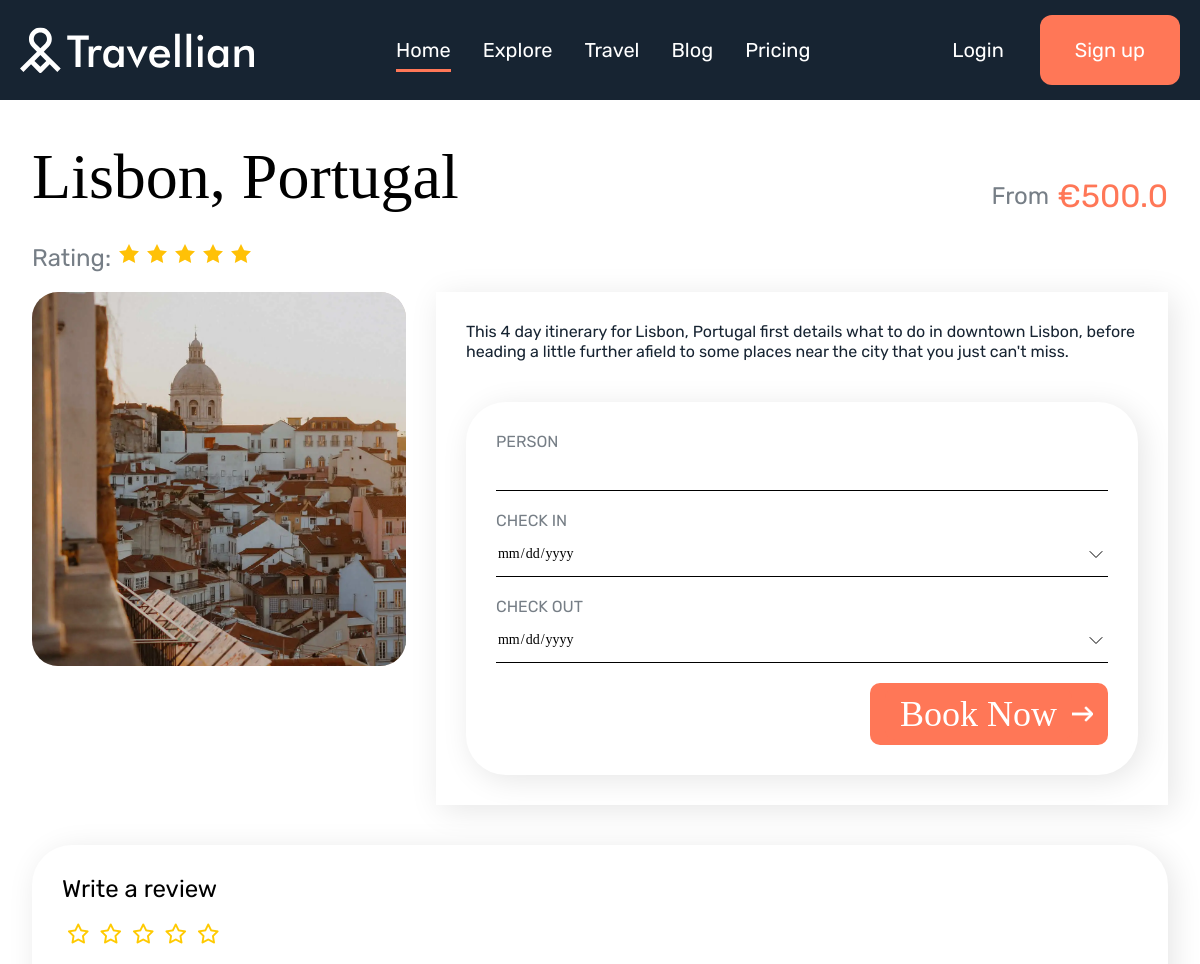
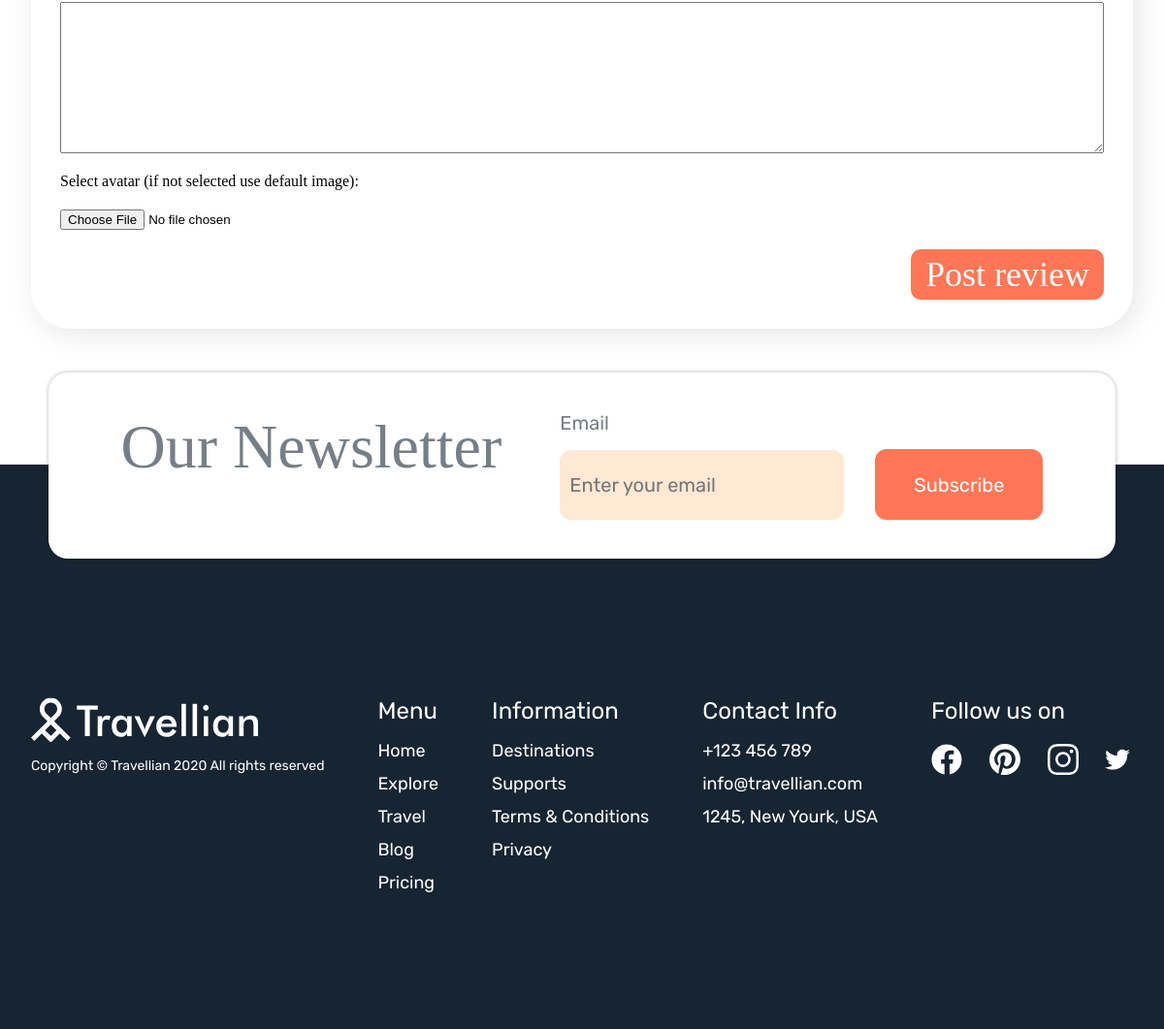
Screenshot of /offers/1 with the database file from the repository (2 pictures, top to bottom).
### diploma_page/models.py (models this page shows)
class Trips(models.Model):
    title = models.CharField(max_length=100)
    type = models.CharField(max_length=100)
    cost = models.FloatField(max_length=10)
    days = models.IntegerField()
    description = models.TextField(max_length=400)
    trip_image = models.ImageField(null = True, blank=True, upload_to="images/")
    is_special = models.BooleanField()
    @property
    def rating(self):
        list = Reviews.objects.filter(trip=self.id).all()
        try:
            rate = list.aggregate(Sum('rating'))['rating__sum']/len(list)
        except:
            rate = 1
        return rate
    def __str__(self):
        return "id: " + str(self.id) + " - " + self.title

### diploma_page/views.py (the view)
# urls.py: path('offers/<int:id>', offer_item, name='offer_item'),
def offer_item(request, id):
    data = Trips.objects.get(id = id)
    order_form = createOrderForm(request, data)
    if request.method == 'POST':
        if 'review' in request.POST:
            review_form = ReviewForm(request.POST)
            if review_form.is_valid():
                review = review_form.save(commit=False)
                review.user = request.user
                try:
                    review.trip
                except:
                    review.trip = data
                review.save()
                messages.success(request, "Review posted successfully!", extra_tags="review_success")
                return HttpResponseRedirect('/')  # Redirect after successful order placement
    else:
        review_form = ReviewForm()
    form = registerForm(request)
    return render(request, 'offer-page/index.html', {'data': data, 'form': form, 'order_form': order_form, 'review_form':review_form})

### diploma_page/forms.py
class AccountCreationForm(UserCreationForm):
    login = forms.BooleanField(widget=forms.HiddenInput, initial=True)
    def __init__(self, *args, **kwargs):
        super().__init__(*args, **kwargs)
        self.fields['username'].widget.attrs.update({'placeholder':_('Username')})
        self.fields['password1'].widget.attrs.update({'placeholder':_('Password')})
        self.fields['password2'].widget.attrs.update({'placeholder':_('Repeat password')})

class OrderForm(ModelForm):
    order = forms.BooleanField(widget=forms.HiddenInput, initial=True)
    class Meta:
        model = Orders
        fields = ["trip", "person_count", "check_in", "check_out"]
        widgets = {
            'check_in': DateInput(),
            'check_out': DateInput()
        }
    def __init__(self, *args, **kwargs):
        super(OrderForm, self).__init__(*args, **kwargs)
        self.fields['trip'].required = False

### diploma_page/views.py (called while the page is built)
def registerForm(request):
    if request.method == "POST" and 'login' in request.POST:
        form = AccountCreationForm(request.POST)
        if form.is_valid():
            form.save()
            return HttpResponseRedirect("/")
        else:
            messages.error(request, form.errors, extra_tags="register")
    else:
        form = AccountCreationForm()
    return form

def createOrderForm(request, data):
    if request.method == 'POST' and 'order' in request.POST:
        order_form = OrderForm(request.POST)
        if order_form.is_valid():
            order = order_form.save(commit=False)
            order.user = request.user
            try:
                order.trip
            except:
                order.trip = data
            order.save()
            messages.success(request, "Order placed successfully!")
            return HttpResponseRedirect('/')  # Redirect after successful order placement
    else:
        order_form = OrderForm()
    return order_form

### diploma_page/templates/offer-page/index.html (shortened to what this page needs)
{% extends '../base.html' %}
{% block head %}
{% load static %}
<head>
    <link rel="stylesheet" href="{% static 'offer-page/styles/style.css' %}">
<head>
{% endblock head %}
{% block content %}
    <section class="offer-info">
        <div class="section-wrap">
            <div class="inner-wrap">
                <div class="offer-info-head">
                    <div class="offer-head-left">
                        <div class="offer-title black-text">
                            <h1 class = "title-big">
                                {{ data.title }}
                            </h1>
                        </div>
                        <div class = "offer-rate">
                            <span class="title-small grey-text">Rating: </span>
                            {% for i in '0123456789'|make_list %}
                            {% if  forloop.counter <= data.rating %}
                            <svg width="24" height="24" viewBox="0 0 24 24" fill="none" xmlns="http://www.w3.org/2000/svg">
                                <path d="M12 2.00006L15.09 8.26006L22 9.27006L17 14.1401L18.18 21.0201L12 17.7701L5.82 21.0201L7 14.1401L2 9.27006L8.91 8.26006L12 2.00006Z" fill="#FFC107"/>
                                </svg>
                            {% endif %}
                        {% endfor %}
                        </div>
                    </div>
                    <div class = "offer-price-wrap">
                        <span class = "title-small grey-text">From</span>
                        <span class = "offer-price">€{{data.cost}}</span>
                    </div>
                </div>
                <div class="offer-info-content">
                    <img src="../media/{{data.trip_image}}" alt="offer1" class="offer-image-block">
                    <div class="offer-info-content-right">
                        <span class = "offer-description d-block">
                            {{data.description}}
                        </span>
                        <div class="offer-form-wrap">
                            <form class="d-flex offer-form" method="POST">
                                <div class="form-item flex-column d-flex">
                                    <label for="person">Person</label>
                                    {{ order_form.person_count }}
                                </div>
                                <div class="form-item flex-column d-flex">
                                    <label for="check-in">Check in</label>
                                    {{ order_form.check_in }}
                                </div>
                                <div class="form-item flex-column d-flex">
                                    <label for="check-out">Check out</label>
                                    {{ order_form.check_out }}
                                </div>
                                <div class="book-btn d-flex">
                                    <input class = "book-btn pointer" type="submit" value="Book Now">
                                </div>
                            </form>
                        </div>
                    </div>
                </div>
                <form id="reivewForm" class="offer-form review-form d-flex" method="POST">
                    <span class="title-small black-text">Write a review</span>
                    <div class="rating">
                        <i class="rating-star" data-rating="5" data-target="difficulty_rating"></i>
                        <i class="rating-star" data-rating="4" data-target="difficulty_rating"></i>
                        <i class="rating-star" data-rating="3" data-target="difficulty_rating"></i>
                        <i class="rating-star" data-rating="2" data-target="difficulty_rating"></i>
                        <i class="rating-star" data-rating="1" data-target="difficulty_rating"></i>
                    </div>
                    {{review_form.text}}
                    Select avatar (if not selected use default image):{{review_form.avatar}}
                    <input class = "book-btn pointer" type="submit" value="Post review">
                </form>
            </div>
        </div>
    </section>
    {% endblock content %}

### diploma_page/static/styles/style.css (style rules this page uses)
a, abbr, acronym, address, applet, article, aside, audio, b, big, blockquote, body, canvas, caption, center, cite, code, dd, del, details, dfn, div, dl, dt, em, embed, fieldset, figcaption, figure, footer, form, h1, h2, h3, h4, h5, h6, header, hgroup, html, i, iframe, img, ins, kbd, label, legend, li, mark, menu, nav, object, ol, output, p, pre, q, ruby, s, samp, section, small, span, strike, strong, sub, summary, sup, table, tbody, td, tfoot, th, thead, time, tr, tt, u, ul, var, video { margin: 0; padding: 0; border: 0; font-size: 100%; font: inherit; vertical-align: baseline }
article, aside, details, figcaption, figure, footer, header, hgroup, menu, nav, section { display: block }
body { line-height: 1 }
:root { --main-page-color: #FF7757; --secondary-color: #172432; --desktop-vertical-padding: 182px; --secondary-text-color: #767E86; --page-font1: Playfair Display; --page-font2: Rubik }
.form-item { gap: 12px }
.form-item label { color: var(--secondary-text-color); font-family: var(--page-font2); font-size: 16px; text-transform: uppercase }
input[type=date] { appearance: textfield; -webkit-appearance: textfield; -moz-appearance: textfield }
.book-btn { width: 100%; background: var(--main-page-color); border: none; color: #fff; font-family: var(--page-font1); font-size: 36px; height: 100%; text-align: left }
.book-arrow { width: 21px; stroke-width: 1px; stroke: #fff }
.offer-image-block { height: 286px; width: 100%; border-radius: 26px 26px 0 0; background: -webkit-gradient(linear, left bottom, left top, from(rgba(255, 119, 87, .1)), to(rgba(255, 119, 87, .1))), #d3d3d3; background: -o-linear-gradient(bottom, rgba(255, 119, 87, .1) 0, rgba(255, 119, 87, .1) 100%), #d3d3d3; background: linear-gradient(0deg, rgba(255, 119, 87, .1) 0, rgba(255, 119, 87, .1) 100%), #d3d3d3 }
.offer-title { padding-bottom: 8px; font-family: Mulish; font-size: 28px }
.offer-description { color: #172432; font-family: var(--page-font2); font-size: 16px; line-height: 20px }
.offer-price-wrap { display: -webkit-box; display: -ms-flexbox; display: flex; -webkit-box-align: center; -ms-flex-align: center; align-items: center; gap: 8px }
.offer-price { color: var(--main-page-color); font-family: var(--page-font2); font-size: 32px }
@media only screen and (min-width:720px) { .title-big { font-size: 54px !important } }
@media only screen and (min-width:720px) { .title-small { font-size: 24px !important } }
@media only screen and (min-width:720px) { .book-btn { white-space: normal; width: 75% } }
@media only screen and (min-width:720px) { .form-item { -webkit-box-flex: 1; -ms-flex: 1 1 0px; flex: 1 1 0px; min-width: calc(50% - 20px); -ms-flex-item-align: center; -ms-grid-row-align: center; align-self: center } }
@media only screen and (min-width:720px) { .section-wrap { padding: 80px 32px !important } }
@media only screen and (min-width:720px) { .offer-image-block { background-position: 50% } }
@media only screen and (min-width:720px) { .section-wrap { overflow: hidden } }
@media only screen and (min-width:1122px) { .section-wrap { padding: 100px 0 !important } }
@media only screen and (min-width:1122px) { .section-wrap>* { padding: 0 32px !important } }
@media only screen and (min-width:1122px) { .title-big { font-size: 64px !important } }
@media only screen and (min-width:1122px) { .title-small { font-size: 24px !important } }
@media only screen and (min-width:1122px) { .form-item { min-width: 0 } }
body { line-height: normal }
.black-text { color: #000 }
.grey-text { color: var(--secondary-text-color) !important }
.d-block { display: block }
.d-flex { display: -webkit-box; display: -ms-flexbox; display: flex }
.pointer { cursor: pointer }
.title-big { font-family: var(--page-font1); font-size: 40px }
.normal-text, .title-small { font-family: var(--page-font2); font-size: 18px }
input { border: none }
.section-wrap { padding: 80px 16px }
.flex-column { -webkit-box-orient: vertical; -webkit-box-direction: normal; -ms-flex-direction: column; flex-direction: column }
.offer-description, .offer-text-block { -webkit-box-flex: 1; -ms-flex: 1; flex: 1 }
html { scroll-behavior: smooth; }

### rows the page displays
Trips: title "Lisbon, Portugal", cost "500.0", trip_image (picture), description "This 4 day itinerary for Lisbon, Portugal first details what to do in downtown Lisbon, before heading a little further afield to some places near the city that you just can't miss."
